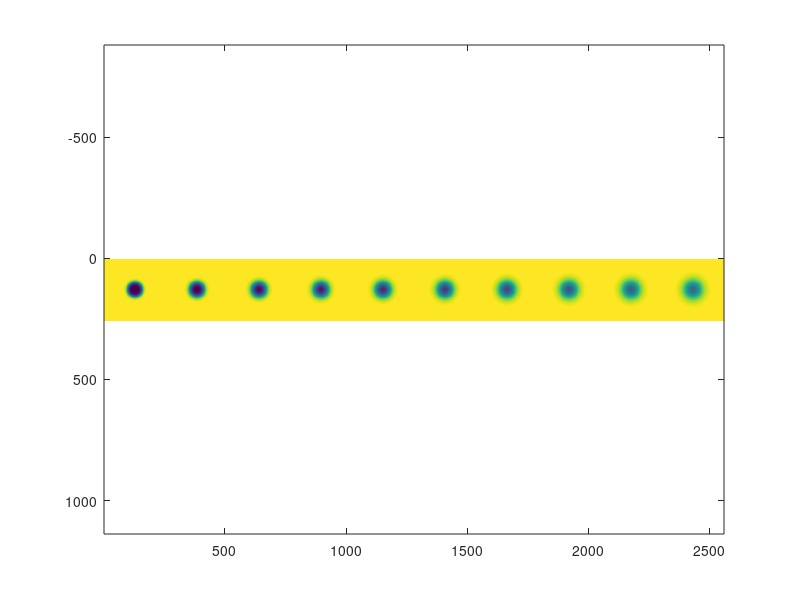

Write the MATLAB code that produced this figure.
%% Initialization.
clear
clc
close all hidden

%% Measurement parameters.
delta_t = 0.25; % s
number_of_post_bleach_images = 10;
number_of_pixels = 256;
number_of_pad_pixels = 128;
r_bleach_region = 32; % pixels

intensity_inside_bleach_region = 0.6;
intensity_outside_bleach_region = 0.9;

%% Particle parameters.
D = 4000%1200; % pixels^2 / s
k_on = 0.2; % 1/s
k_off = 3.0; % 1/s

p_free = k_off / ( k_on + k_off );
p_bound = k_on / ( k_on + k_off );

%% Initial condition. 
% Create a high resolution initial condition which is then downsampled to 
% avoid too sharp edges.

upsampling_factor = 3;

[X, Y] = meshgrid(1:upsampling_factor*(number_of_pixels + 2 * number_of_pad_pixels), 1:upsampling_factor*(number_of_pixels + 2 * number_of_pad_pixels));
X = X - 0.5;
Y = Y - 0.5;
xc = number_of_pad_pixels + number_of_pixels / 2;
yc = number_of_pad_pixels + number_of_pixels / 2;

U0 = zeros(size(X));
U0( (X - upsampling_factor * xc).^2 + (Y - upsampling_factor * yc).^2 <= (upsampling_factor * r_bleach_region)^2 ) = intensity_inside_bleach_region;
U0( (X - upsampling_factor * xc).^2 + (Y - upsampling_factor * yc).^2 > (upsampling_factor * r_bleach_region)^2 ) = intensity_outside_bleach_region;

% Distribute bound and free according to their marginal distribution,
% defined by p_free and p_bound.
B0 = p_bound * U0;
U0 = p_free * U0;

B0 = imresize(B0, [number_of_pixels + 2 * number_of_pad_pixels, number_of_pixels + 2 * number_of_pad_pixels]);
U0 = imresize(U0, [number_of_pixels + 2 * number_of_pad_pixels, number_of_pixels + 2 * number_of_pad_pixels]);

clear X Y

%% FFT of initial conditions.

F_U0 = fftshift(fft2(U0));
F_B0 = fftshift(fft2(B0));

% figure, imagesc(log10(abs(F_U0)))
% figure, imagesc(log10(abs(F_B0)))

% return

%% FFT space time evolution of PDE system.

F_image_data_post_bleach_u = zeros(number_of_pixels + 2 * number_of_pad_pixels, number_of_pixels + 2 * number_of_pad_pixels, number_of_post_bleach_images);
F_image_data_post_bleach_b = zeros(number_of_pixels + 2 * number_of_pad_pixels, number_of_pixels + 2 * number_of_pad_pixels, number_of_post_bleach_images);
image_data_post_bleach_u = zeros(number_of_pixels + 2 * number_of_pad_pixels, number_of_pixels + 2 * number_of_pad_pixels, number_of_post_bleach_images);
image_data_post_bleach_b = zeros(number_of_pixels + 2 * number_of_pad_pixels, number_of_pixels + 2 * number_of_pad_pixels, number_of_post_bleach_images);

[XSI1, XSI2] = meshgrid(-(number_of_pixels + 2 * number_of_pad_pixels)/2:(number_of_pixels + 2 * number_of_pad_pixels)/2-1, ...
                        -(number_of_pixels + 2 * number_of_pad_pixels)/2:(number_of_pixels + 2 * number_of_pad_pixels)/2-1);
XSI1 = XSI1 / (number_of_pixels + 2 * number_of_pad_pixels);
XSI2 = XSI2 / (number_of_pixels + 2 * number_of_pad_pixels);
XSISQ = XSI1.^2 + XSI2.^2;

% Diagonalization, excluding time t which DD will be multiplied with.
PP11 = -(k_on - k_off + (D^2.*XSISQ.^2 + 2.*D.*k_on.*XSISQ - 2.*D.*k_off.*XSISQ + k_on^2 + 2.*k_on.*k_off + k_off^2).^(1./2) + D.*XSISQ)./(2.*k_on);
PP12 = -(k_on - k_off - (D^2.*XSISQ.^2 + 2.*D.*k_on.*XSISQ - 2.*D.*k_off.*XSISQ + k_on^2 + 2.*k_on.*k_off + k_off^2).^(1./2) + D.*XSISQ)./(2.*k_on);
PP21 = 1;
PP22 = 1;

DD11 = -((k_on + k_off + (D^2.*XSISQ.^2 + 2.*D.*k_on.*XSISQ - 2.*D.*k_off.*XSISQ + k_on^2 + 2.*k_on.*k_off + k_off^2).^(1./2) + D.*XSISQ))./2;
DD22 = -((k_on + k_off - (D^2.*XSISQ.^2 + 2.*D.*k_on.*XSISQ - 2.*D.*k_off.*XSISQ + k_on^2 + 2.*k_on.*k_off + k_off^2).^(1./2) + D.*XSISQ))./2;

PPinv11 = -k_on./(2.*k_on.*k_off + k_on^2 + k_off^2 + D^2.*XSISQ.^2 + 2.*D.*k_on.*XSISQ - 2.*D.*k_off.*XSISQ).^(1./2);
PPinv12 = -(k_on - k_off - (D^2.*XSISQ.^2 + 2.*D.*k_on.*XSISQ - 2.*D.*k_off.*XSISQ + k_on^2 + 2.*k_on.*k_off + k_off^2).^(1./2) + D.*XSISQ)./(2.*(2.*k_on.*k_off + k_on^2 + k_off^2 + D^2.*XSISQ.^2 + 2.*D.*k_on.*XSISQ - 2.*D.*k_off.*XSISQ).^(1./2));
PPinv21 = k_on./(2.*k_on.*k_off + k_on^2 + k_off^2 + D^2.*XSISQ.^2 + 2.*D.*k_on.*XSISQ - 2.*D.*k_off.*XSISQ).^(1./2);
PPinv22 = (k_on - k_off + (D^2.*XSISQ.^2 + 2.*D.*k_on.*XSISQ - 2.*D.*k_off.*XSISQ + k_on^2 + 2.*k_on.*k_off + k_off^2).^(1./2) + D.*XSISQ)./(2.*(2.*k_on.*k_off + k_on^2 + k_off^2 + D^2.*XSISQ.^2 + 2.*D.*k_on.*XSISQ - 2.*D.*k_off.*XSISQ).^(1./2));
% 
% 
% tic
% for t = 1:number_of_post_bleach_images
% %     disp(t)
%     T = t * delta_t;
%     F_image_data_post_bleach_u(:, :, t) = (PP11 .* PPinv11 .* exp(DD11 * T) + PP12 .* PPinv21 .* exp(DD22 * T)) .* F_U0 + (PP11 .* PPinv12 .* exp(DD11 * T) + PP12 .* PPinv22 .* exp(DD22 * T)) .* F_B0;
%     F_image_data_post_bleach_b(:, :, t) = (PP21 .* PPinv11 .* exp(DD11 * T) + PP22 .* PPinv21 .* exp(DD22 * T)) .* F_U0 + (PP21 .* PPinv12 .* exp(DD11 * T) + PP22 .* PPinv22 .* exp(DD22 * T)) .* F_B0;
% end
% toc

tic
CONST11 = PP11 .* (PPinv11 .* F_U0 + PPinv12 .* F_B0);
CONST12 = PP12 .* (PPinv21 .* F_U0 + PPinv22 .* F_B0);
CONST21 = PP21 .* (PPinv11 .* F_U0 + PPinv12 .* F_B0);
CONST22 = PP22 .* (PPinv21 .* F_U0 + PPinv22 .* F_B0);
for t = 1:number_of_post_bleach_images
%     disp(t)
    T = t * delta_t;
    F_image_data_post_bleach_u(:, :, t) = CONST11 .* exp(DD11 * T) + CONST12 .* exp(DD22 * T);
    F_image_data_post_bleach_b(:, :, t) = CONST21 .* exp(DD11 * T) + CONST22 .* exp(DD22 * T);
end
toc
   
for t = 1:number_of_post_bleach_images
    disp(t)
    image_data_post_bleach_u(:, :, t) = abs(ifft2(ifftshift(F_image_data_post_bleach_u(:, :, t))));
    image_data_post_bleach_b(:, :, t) = abs(ifft2(ifftshift(F_image_data_post_bleach_b(:, :, t))));
end

image_data_post_bleach_u = image_data_post_bleach_u(number_of_pad_pixels+1:end-number_of_pad_pixels, number_of_pad_pixels+1:end-number_of_pad_pixels, :);
image_data_post_bleach_b = image_data_post_bleach_b(number_of_pad_pixels+1:end-number_of_pad_pixels, number_of_pad_pixels+1:end-number_of_pad_pixels, :);

image_data_post_bleach = image_data_post_bleach_u + image_data_post_bleach_b;

imagesc(reshape(image_data_post_bleach, [number_of_pixels, number_of_pixels*number_of_post_bleach_images]))
axis 'equal'
